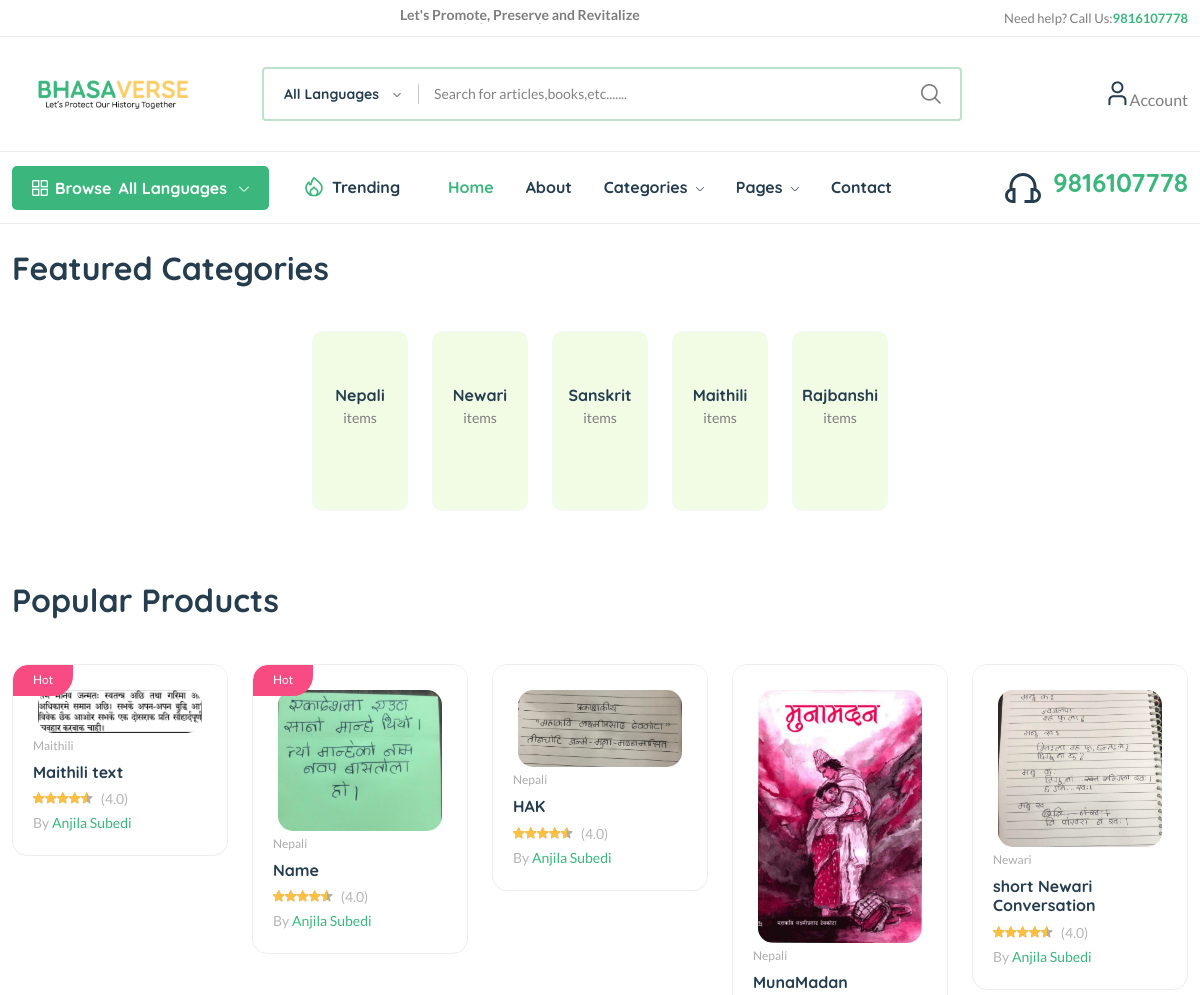
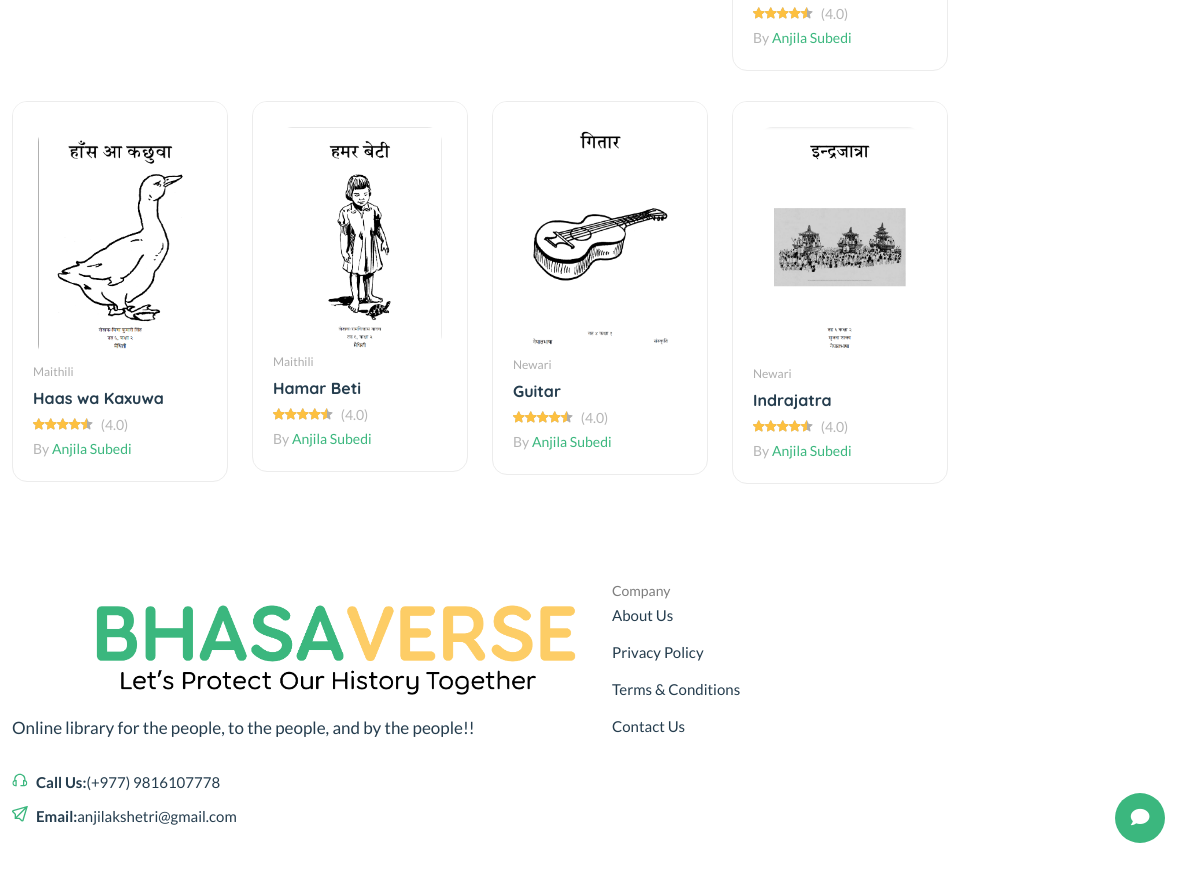
/index, run on the app's committed database (2 pictures, top to bottom).
### app/models.py (models this page shows, shortened)
class Category(models.Model):
    cid = ShortUUIDField(unique=True, length = 10, max_length = 20, prefix ="cat", alphabet = "abcdefgh12345")
    title = models.CharField(max_length=100)
    image = models.ImageField(
        upload_to=category_directory_path,
        validators=[FileExtensionValidator(allowed_extensions=['jpg', 'jpeg', 'png', 'gif', 'svg'])]
    )
    description = models.TextField(null=True, blank=True)
    class Meta:
        verbose_name_plural = "Categories"

class Product(models.Model):
    pid = ShortUUIDField(unique=True,length = 10, max_length = 20, prefix ="pro", alphabet = "abcdefgh12345")
    user = models.ForeignKey(User, on_delete=models.SET_NULL, null=True)
    category = models.ForeignKey(Category, on_delete=models.SET_NULL, null=True)
    vendor = models.ForeignKey(Vendor, on_delete=models.SET_NULL, null=True)
    title = models.CharField(max_length=100)
    image = models.ImageField(upload_to=product_directory_path)
    description = models.TextField(null=True, blank=True)
    specifications = models.TextField(null=True, blank=True)
    tags = TaggableManager(blank = True)
    product_status = models.CharField(choices=STATUS, max_length=10, default="in_review")
    featured = models.BooleanField(default=True)
    sku = ShortUUIDField(unique = True, length = 4, max_length = 10, prefix = "sku", alphabet = "1234567890")
    date = models.DateTimeField(null=True,blank=True)
    file = models.FileField(
        upload_to= file_directory_path,
        validators=[
            FileExtensionValidator(allowed_extensions=['jpg', 'jpeg', 'png', 'gif', 'pdf', 'png'])
        ],
        null=True,
        blank=True
    )
    class Meta:
        verbose_name_plural = "Products"

class Vendor(models.Model):
    vid = ShortUUIDField(unique=True,length = 10, max_length = 20, prefix ="ven", alphabet = "abcdefgh12345")
    title = models.CharField(max_length=100)
    image = models.ImageField(upload_to=user_directory_path)
    description = models.TextField(null=True, blank=True)
    user = models.ForeignKey(User, on_delete=models.SET_NULL, null=True)
    class Meta:
        verbose_name_plural = "Vendors"
    def __str__(self):
        return self.title

### app/views.py (the view)
# urls.py: path('index', index , name = 'index'),
def index(request):
    products = Product.objects.filter(featured = True).order_by('-date')
    categories = Category.objects.filter()
    context = {
        "products": products,
        "categories": categories,
    }
    return render(request, 'Index.html', context)

### app/Templates/index.html (shortened to what this page needs)
{% extends "base.html" %}
{% load static %}
{% block content %}
    <main class="main">
        <section class="popular-categories section-padding">
            <div class="container wow animate__animated animate__fadeIn">
                <div class="section-title">
                    <div class="title">
                        <h3>Featured Categories</h3>
                    </div>
                </div>
                <div class="carausel-10-columns-cover position-relative">
                    <div class="carausel-10-columns" id="carausel-10-columns">
                        {% for c in categories %}
                        <div class="card-2 bg-9 wow animate__animated animate__fadeInUp" data-wow-delay=".1s">
                            <figure class="img-hover-scale overflow-hidden">
                            </figure>
                            <h6><a href="{% url 'app:category-detail' c.cid %}">{{c.title}}</a></h6>
                            <span>{{c.product_count}} items</span>
                        </div>
                        {% endfor %}
                    </div>
                </div>
            </div>
        </section>
        <section class="product-tabs section-padding position-relative">
            <div class="container">
                <div class="section-title style-2 wow animate__animated animate__fadeIn">
                    <h3>Popular Products</h3>
                </div>
                <div class="tab-content" id="myTabContent">
                    <div class="tab-pane fade show active" id="tab-one" role="tabpanel" aria-labelledby="tab-one">
                        <div class="row product-grid-4">
                            {% for p in products %}
                                {% if forloop.counter0 < 10 %}
                                    <div class="col-lg-1-5 col-md-4 col-12 col-sm-6">
                                        <div class="product-cart-wrap mb-30 wow animate__animated animate__fadeIn" data-wow-delay=".1s">
                                            <div class="product-img-action-wrap">
                                                <div class="product-img product-img-zoom">
                                                    <a href="{% url 'app:product-detail' p.pid %}">
                                                        <img class="default-img" src="{{ p.image.url }}" alt="" />
                                                    </a>
                                                </div>
                                                {% if forloop.counter <= 2 %}
                                                <div class="product-badges product-badges-position product-badges-mrg">
                                                    <span class="hot">Hot</span>
                                                </div>
                                                {% endif %}
                                            </div>
                                            <div class="product-content-wrap">
                                                <div class="product-category">
                                                    <a href="shop-grid-right.html">{{ p.category.title }}</a>
                                                </div>
                                                <h2><a href="shop-product-right.html">{{ p.title }}</a></h2>
                                                <div class="product-rate-cover">
                                                    <div class="product-rate d-inline-block">
                                                        <div class="product-rating" style="width: 90%"></div>
                                                    </div>
                                                    <span class="font-small ml-5 text-muted"> (4.0)</span>
                                                </div>
                                                <div>
                                                    <span class="font-small text-muted">By <a href="vendor-details-1.html">{{ p.vendor }}</a></span>
                                                </div>
                                            </div>
                                        </div>
                                    </div>
                                {% endif %}
                            {% endfor %}
                        </div>
                    </div>
                </div>
            </div>
        </section>
    </main>
{% endblock content %}

### app/Templates/base.html (shortened to what this page needs)
{%load static%}
<!DOCTYPE html>
<html class="no-js" lang="en">
    <head>
        <link href="https://cdnjs.cloudflare.com/ajax/libs/font-awesome/5.10.0/css/all.min.css" rel="stylesheet">
        <link href="https://cdn.jsdelivr.net/npm/bootstrap-icons@1.4.1/font/bootstrap-icons.css" rel="stylesheet">
        <link rel="stylesheet" href="{% static 'app/css/plugins/animate.min.css' %}" />
        <link rel="stylesheet" href="{% static 'app/css/main.css'%}" />
    </head>
    <body>
        <header class="header-area header-style-1 header-height-2">
            <div class="header-top header-top-ptb-1 d-none d-lg-block">
                <div class="container">
                    <div class="row align-items-center">
                        <div class="col-xl-6 col-lg-4">
                            <div class="text-center">
                                <div id="news-flash" class="d-inline-block">
                                    <ul>
                                        <li>Let's Promote, Preserve and Revitalize</li>
                                    </ul>
                                </div>
                            </div>
                        </div>
                        <div class="col-xl-3 col-lg-4">
                            <div class="header-info header-info-right">
                                <ul>
                                    <li>Need help? Call Us: <strong class="text-brand">  9816107778</strong></li>
                                </ul>
                            </div>
                        </div>
                    </div>
                </div>
            </div>
            <div class="header-middle header-middle-ptb-1 d-none d-lg-block">
                <div class="container">
                    <div class="header-wrap">
                        <div class="logo logo-width-1">
                            <a href=" "><img src="{% static 'app/media/theme/logo.png' %}" alt="logo" /></a>
                        </div>
                        <div class="header-right">
                            <div class="search-style-2">
                                <form action="#">
                                    <input type="text" placeholder="Search for articles,books,etc......." />
                                </form>
                            </div>
                            <div class="header-action-right">
                                <div class="header-action-2">
                                    <div class="header-action-icon-2">
                                        <a href="page-account.html">
                                            <img class="svgInject" alt="Nest" src="{% static 'app/media/theme/icons/icon-user.svg' %}" />
                                        </a>
                                        <a href="page-account.html"><span class="lable ml-0">Account</span></a>
                                    </div>
                                </div>
                            </div>
                        </div>
                    </div>
                </div>
            </div>
            <div class="header-bottom header-bottom-bg-color sticky-bar">
                <div class="container">
                    <div class="header-wrap header-space-between position-relative">
                        <div class="header-nav d-none d-lg-flex">
                            <div class="main-categori-wrap d-none d-lg-block">
                                <a class="categories-button-active" href="#">
                                    <span class="fi-rs-apps"></span> <span class="et">Browse</span> All Languages
                                    <i class="fi-rs-angle-down"></i>
                                </a>
                            </div>
                            <div class="main-menu main-menu-padding-1 main-menu-lh-2 d-none d-lg-block font-heading">
                                <nav>
                                    <ul>
                                        <li class="hot-deals"><img src="{% static 'app/media/theme/icons/icon-hot.svg' %}" alt="hot deals" /><a href="shop-grid-right.html">Trending</a></li>
                                        <li>
                                            <a class="active" href="{% url 'app:index'%}">Home </a>
                                        </li>
                                        <li>
                                            <a href="{% url 'app:about'%}">About</a>
                                        </li>
                                        <li>
                                            <a href="{% url 'app:categories' %}">Categories <i class="fi-rs-angle-down"></i></a>
                                        </li>
                                        <li>
                                            <a href="#">Pages <i class="fi-rs-angle-down"></i></a>
                                        </li>
                                        <li>
                                            <a href="page-contact.html">Contact</a>
                                        </li>
                                    </ul>
                                </nav>
                            </div>
                        </div>
                        <div class="hotline d-none d-lg-flex">
                            <img src="{% static 'app/media/theme/icons/icon-headphone.svg' %}" alt="hotline" />
                            <p>9816107778</p>
                        </div>
                    </div>
                </div>
            </div>
        </header>
    {% block content %}
    {% endblock content %}
    <footer class="main">
        <section class="section-padding footer-mid">
            <div class="container pt-15 pb-20">
                <div class="row">
                    <div class="col">
                        <div class="widget-about font-md mb-md-3 mb-lg-3 mb-xl-0 wow animate__animated animate__fadeInUp" data-wow-delay="0">
                            <div class="logo mb-30">
                                <a href="index.html" class="mb-15"><img src="{% static 'app/media/theme/logo.png' %}" alt="logo" /></a>
                                <p class="font-lg text-heading">Online library for the people, to the people, and by the people!!</p>
                            </div>
                            <ul class="contact-infor">
                                <li><img src="{% static 'app/media/theme/icons/icon-contact.svg' %}" alt="" /><strong>Call Us:</strong><span>(+977) 9816107778</span></li>
                                <li><img src="{% static 'app/media/theme/icons/icon-email-2.svg' %}" alt="" /><strong>Email:</strong><span>anjilakshetri@gmail.com</span></li>
                            </ul>
                        </div>
                    </div>
                    <div class="footer-link-widget col wow animate__animated animate__fadeInUp" data-wow-delay=".1s>
                    <h4 class="widget-title">Company</h4>
                    <ul class="footer-list mb-sm-5 mb-md-0">
                        <li><a href="#">About Us</a></li>
                        <li><a href="#">Privacy Policy</a></li>
                        <li><a href="#">Terms &amp; Conditions</a></li>
                        <li><a href="#">Contact Us</a></li>
                    </ul>
                </div>
            </div>
        </section>
    </footer>
    <button class="chatbot-toggler">
        <span class="material-symbols-rounded"><i class="fas fa-comment fa-lg"></i></span>
    </button>
</body>
</html>

### data on the page
Category: title "Nepali"
Category: title "Newari"
Category: title "Sanskrit"
Category: title "Maithili"
Category: title "Rajbanshi"
Product: image (picture), shows "Hot", category "Maithili", title "Maithili text", vendor "Anjila Subedi"
Product: image (picture), shows "Hot", category "Nepali", title "Name", vendor "Anjila Subedi"
Product: image (picture), category "Nepali", title "HAK", vendor "Anjila Subedi"
Product: image (picture), category "Nepali", title "MunaMadan", vendor "Anjila Subedi"
Product: image (picture), category "Newari", title "short Newari Conversation", vendor "Anjila Subedi"
Product: image (picture), category "Maithili", title "Haas wa Kaxuwa", vendor "Anjila Subedi"
Product: image (picture), category "Maithili", title "Hamar Beti", vendor "Anjila Subedi"
Product: image (picture), category "Newari", title "Guitar", vendor "Anjila Subedi"
Product: image (picture), category "Newari", title "Indrajatra", vendor "Anjila Subedi"
